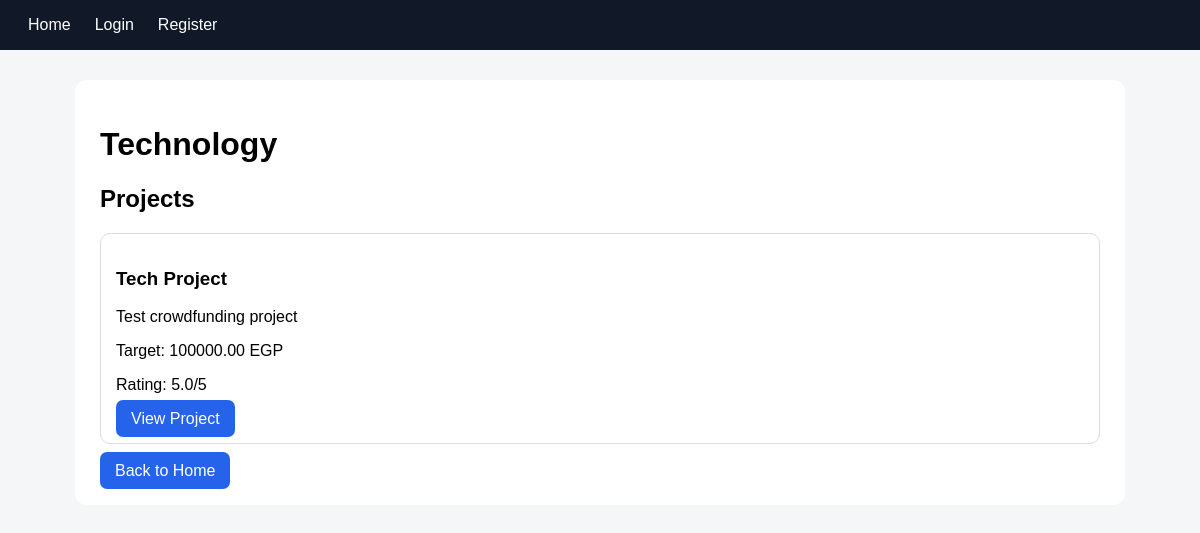
The page /category/1/ on the database as committed earlier.
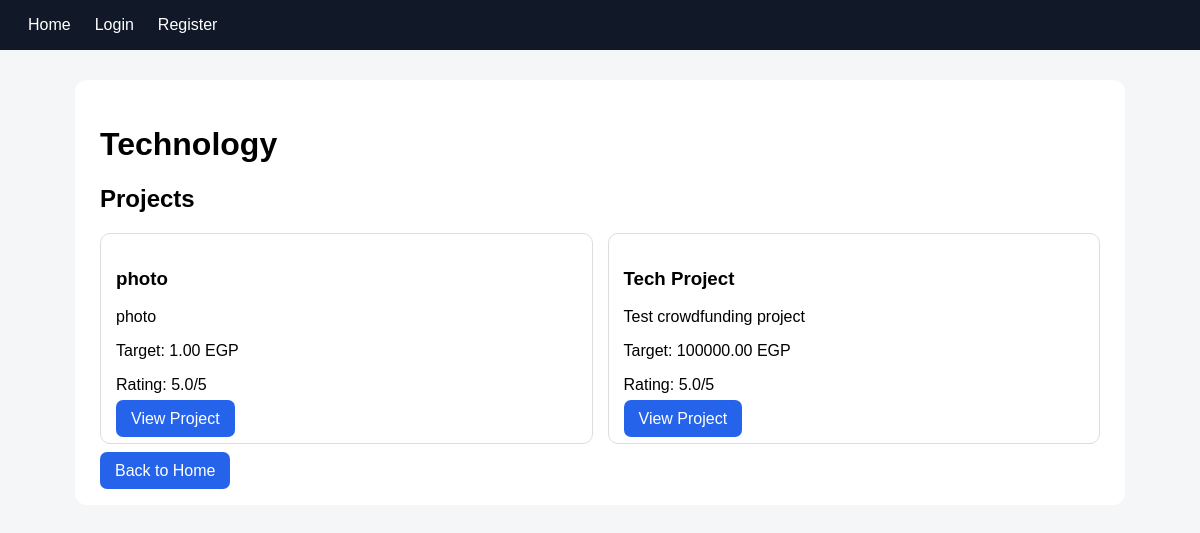
The same page on the database as committed later.
### projects/models.py (models this page shows, shortened)
class Category(models.Model):
 name=models.CharField(max_length=100,unique=True)

class Project(models.Model):
 creator=models.ForeignKey(settings.AUTH_USER_MODEL,on_delete=models.CASCADE,related_name='projects')
 title=models.CharField(max_length=200); details=models.TextField(); category=models.ForeignKey(Category,on_delete=models.PROTECT,related_name='projects')
 target=models.DecimalField(max_digits=12,decimal_places=2,validators=[MinValueValidator(1)]); start_time=models.DateTimeField(); end_time=models.DateTimeField(); tags=models.ManyToManyField(Tag,blank=True); featured=models.BooleanField(default=False); cancelled=models.BooleanField(default=False); created_at=models.DateTimeField(auto_now_add=True)
 @property
 def rating(self): return self.ratings.aggregate(x=models.Avg('value'))['x'] or 0

### core/views.py (the view)
def category_detail(request, category_id):
    category = get_object_or_404(Category, id=category_id)
    projects = Project.objects.filter(
        category=category
    ).order_by('-created_at')
    return render(request, 'core/category_detail.html', {
        'category': category,
        'projects': projects,
    })

### core/templates/core/category_detail.html
{% extends 'base.html' %}
{% block content %}
<h1>{{ category.name }}</h1>
<h2>Projects</h2>
<div class="grid">
    {% for project in projects %}
        <div class="card">
            <h3>{{ project.title }}</h3>
            <p>
                {{ project.details|truncatechars:120 }}
            </p>
            <p>
                Target:
                {{ project.target }} EGP
            </p>
            <p>
                Rating:
                {{ project.rating|floatformat:1 }}/5
            </p>
            <a class="btn"
               href="{% url 'project_detail' project.pk %}">
                View Project
            </a>
        </div>
    {% empty %}
        <p>No projects in this category.</p>
    {% endfor %}
</div>
<br>
<a class="btn" href="{% url 'home' %}">
    Back to Home
</a>
{% endblock %}

### templates/base.html (shortened to what this page needs)
<!doctype html><html><head></head><body><nav><a href='/'>Home</a>{% if user.is_authenticated %}<a href='/profile/'>Profile</a><a href='/projects/create/'>Create Project</a><a href='/logout/'>Logout</a>{% else %}<a href='/login/'>Login</a><a href='/register/'>Register</a>{% endif %}</nav><div class='wrap'>{% block content %}{% endblock %}</div></body></html>

### templates/base.html (style rules this page uses)
body { font-family:Arial;margin:0;background:#f4f6f8 }
nav { background:#111827;padding:16px }
nav a { color:white;margin:12px;text-decoration:none }
.wrap { max-width:1000px;margin:30px auto;background:white;padding:25px;border-radius:12px }
.grid { display:grid;grid-template-columns:repeat(auto-fit,minmax(220px,1fr));gap:15px }
.card { border:1px solid #ddd;padding:15px;border-radius:10px }
button,.btn { background:#2563eb;color:#fff;border:0;padding:10px 15px;border-radius:7px;text-decoration:none }

Rows that differ between the two databases and show on the page:
added Project: title "photo", details "photo", target "1.00", rating "5.0"
